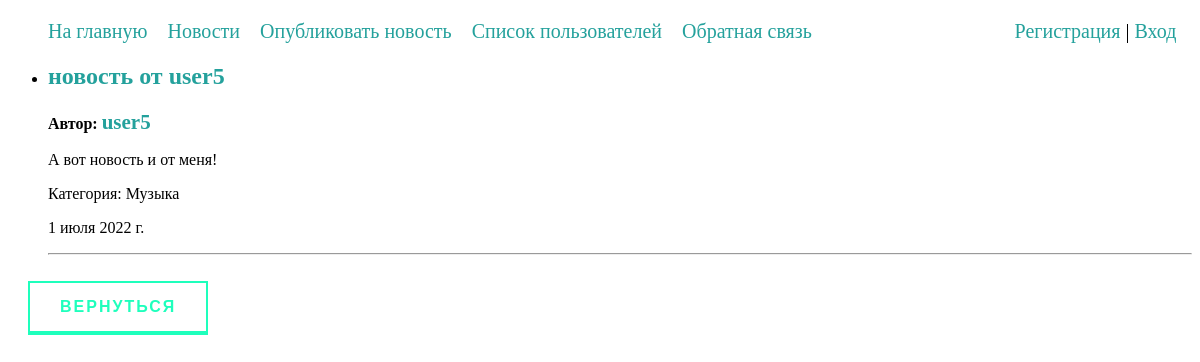
Page /cats/music/ on the earlier database version.
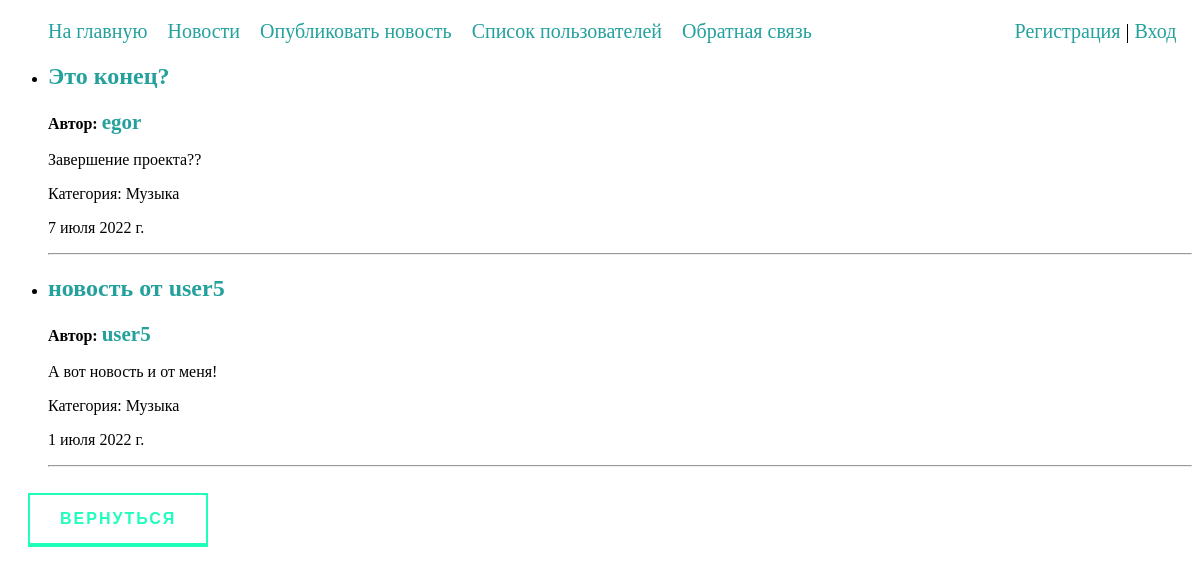
Same page on the later database version.
### news/models.py (models this page shows, shortened)
class News(models.Model):
    title = models.CharField(max_length=255, verbose_name='Заголовок')
    content = models.TextField(blank=False, verbose_name='Текст новости')
    time_created = models.DateTimeField(auto_now_add=True)
    cat = models.ForeignKey('Category', on_delete=models.CASCADE, null=True, verbose_name='Категория')
    author = models.ForeignKey(User, on_delete=models.CASCADE, null=True, verbose_name='Автор')
    class Meta:
        verbose_name = 'Новости'
        verbose_name_plural = 'Новости'
        ordering = ['-time_created', 'title']

class Category(models.Model):
    name = models.CharField(max_length=100, db_index=True, verbose_name='Категория')
    slug = models.SlugField(max_length=255, db_index=True, unique=True, verbose_name='URL')
    def __str__(self):
        return self.name
    class Meta:
        verbose_name = 'Категории'
        verbose_name_plural = 'Категории'
        ordering = ['id']

### news/views.py (the view)
# urls.py: path('cats/<slug:cat_slug>/', NewsByCat.as_view(), name='category'),
class NewsByCat(DataMixin, ListView):
    model = News
    template_name = "news/newsByCat.html"
    context_object_name = 'news'
    paginate_by = 3
    def get_context_data(self, *,object_list=None, **kwargs):
        context = super().get_context_data(**kwargs)
        mix_def = self.get_user_context(title='Новости по категориям ' + str(self.kwargs['cat_slug']))
        return dict(list(context.items()) + list(mix_def.items()))
    def get_queryset(self):
        return News.objects.filter(cat__slug=self.kwargs['cat_slug']).select_related('cat', 'author', 'author__profile')

### news/models.py (called while the page is built)
    def get_absolute_url(self):
        return reverse('profile', kwargs={'profile_id': self.pk})

### news/utils.py (called while the page is built)
    def get_user_context(self, **kwargs):
        context = kwargs
        cats = Category.objects.all()
        context['menu'] = menu
        context['cats'] = cats
        return context

### news/templates/news/newsByCat.html (shortened to what this page needs)
{% extends 'news/base.html' %}
{% block content %}
<ul>
{% for n in news %}
     <li>
        <h2><a href="{{ ns.get_absolute_url }}">{{n.title}}</a></h2>
        <p><b>Автор: <a style="font-size: 21px;" href="{{ n.author.profile.get_absolute_url }}">{{ n.author.username }}</a></b></p>
        <p>{{n.content}}</p>
        <p>Категория: {{n.cat}}</p>
        <P>{{n.time_created|date:""}}</P>
    </li>
    <hr>
{% endfor %}
</ul>
    <a href="{% url 'news' %}" class="animated-button">Вернуться</a>
{% endblock %}

Differences in the rows shown:
added News: title "Это конец?", author.username "egor", content "Завершение проекта??", cat "Музыка", time_created "7 июля 2022 г."
